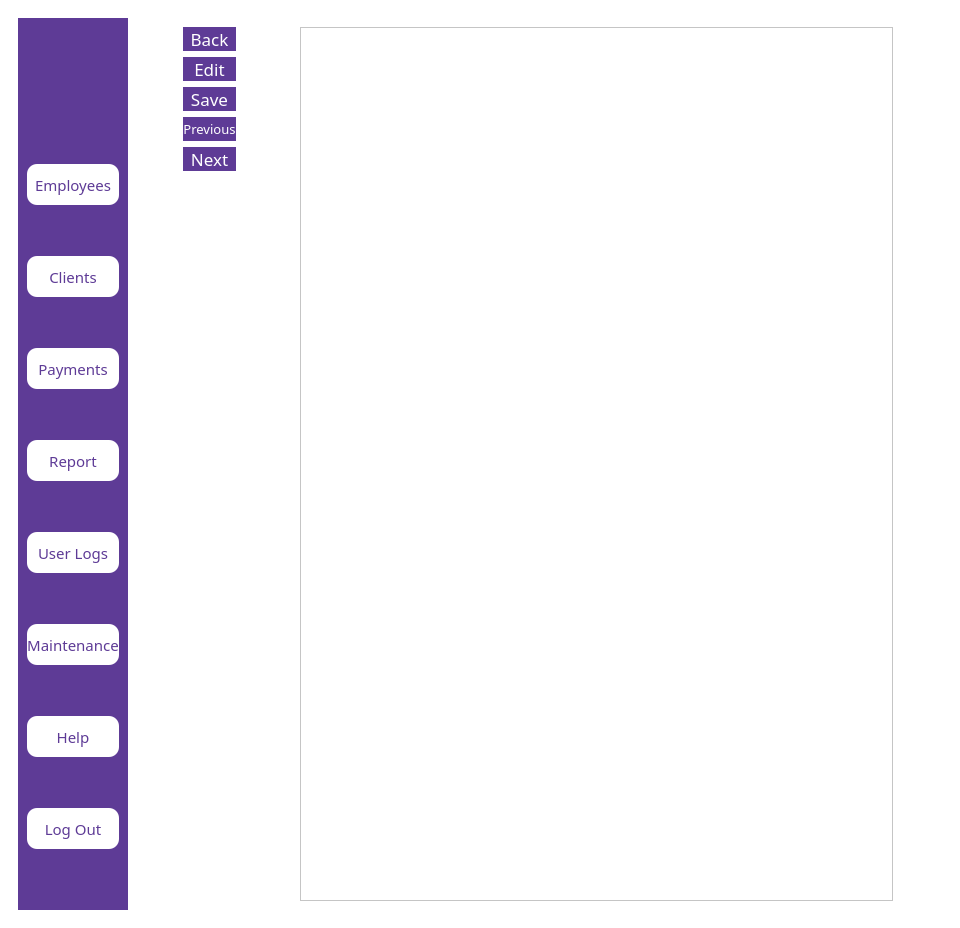
<?xml version="1.0" encoding="UTF-8"?>
<ui version="4.0">
 <class>MainWindow</class>
 <widget class="QMainWindow" name="MainWindow">
  <property name="geometry">
   <rect>
    <x>0</x>
    <y>0</y>
    <width>960</width>
    <height>928</height>
   </rect>
  </property>
  <property name="windowTitle">
   <string>MainWindow</string>
  </property>
  <property name="styleSheet">
   <string notr="true">QMainWindow
{
background:white;
}</string>
  </property>
  <widget class="QWidget" name="centralwidget">
   <property name="styleSheet">
    <string notr="true">QWidget
{
background: white;
}</string>
   </property>
   <layout class="QVBoxLayout" name="verticalLayout">
    <item>
     <widget class="QWidget" name="widget" native="true">
      <layout class="QHBoxLayout" name="horizontalLayout">
       <item>
        <widget class="QWidget" name="widget_2" native="true">
         <property name="sizePolicy">
          <sizepolicy hsizetype="Fixed" vsizetype="Expanding">
           <horstretch>0</horstretch>
           <verstretch>0</verstretch>
          </sizepolicy>
         </property>
         <property name="styleSheet">
          <string notr="true">QWidget
{
background-color:#5e3b96;
}</string>
         </property>
         <layout class="QVBoxLayout" name="verticalLayout_2">
          <item>
           <widget class="QLabel" name="label">
            <property name="sizePolicy">
             <sizepolicy hsizetype="Fixed" vsizetype="Fixed">
              <horstretch>0</horstretch>
              <verstretch>0</verstretch>
             </sizepolicy>
            </property>
            <property name="maximumSize">
             <size>
              <width>121</width>
              <height>41</height>
             </size>
            </property>
            <property name="text">
             <string/>
            </property>
            <property name="pixmap">
             <pixmap>../SOFT ENG/assets/logog.jpg</pixmap>
            </property>
            <property name="scaledContents">
             <bool>true</bool>
            </property>
           </widget>
          </item>
          <item>
           <widget class="QPushButton" name="employees">
            <property name="sizePolicy">
             <sizepolicy hsizetype="Fixed" vsizetype="Fixed">
              <horstretch>0</horstretch>
              <verstretch>0</verstretch>
             </sizepolicy>
            </property>
            <property name="maximumSize">
             <size>
              <width>121</width>
              <height>41</height>
             </size>
            </property>
            <property name="font">
             <font>
              <family>Arial Black</family>
              <pointsize>11</pointsize>
             </font>
            </property>
            <property name="styleSheet">
             <string notr="true">QPushButton
{
background-color:white ;
color:#5e3b96;
 border-radius:10px;
}</string>
            </property>
            <property name="text">
             <string>Employees</string>
            </property>
           </widget>
          </item>
          <item>
           <widget class="QPushButton" name="clients">
            <property name="sizePolicy">
             <sizepolicy hsizetype="Fixed" vsizetype="Fixed">
              <horstretch>0</horstretch>
              <verstretch>0</verstretch>
             </sizepolicy>
            </property>
            <property name="maximumSize">
             <size>
              <width>121</width>
              <height>41</height>
             </size>
            </property>
            <property name="font">
             <font>
              <family>Arial Black</family>
              <pointsize>11</pointsize>
             </font>
            </property>
            <property name="styleSheet">
             <string notr="true">QPushButton
{
background-color:white ;
color:#5e3b96;
 border-radius:10px;
}</string>
            </property>
            <property name="text">
             <string>Clients</string>
            </property>
           </widget>
          </item>
          <item>
           <widget class="QPushButton" name="payments">
            <property name="sizePolicy">
             <sizepolicy hsizetype="Fixed" vsizetype="Fixed">
              <horstretch>0</horstretch>
              <verstretch>0</verstretch>
             </sizepolicy>
            </property>
            <property name="maximumSize">
             <size>
              <width>121</width>
              <height>41</height>
             </size>
            </property>
            <property name="font">
             <font>
              <family>Arial Black</family>
              <pointsize>11</pointsize>
             </font>
            </property>
            <property name="styleSheet">
             <string notr="true">QPushButton
{
background-color:white ;
color:#5e3b96;
 border-radius:10px;
}</string>
            </property>
            <property name="text">
             <string>Payments</string>
            </property>
           </widget>
          </item>
          <item>
           <widget class="QPushButton" name="report">
            <property name="sizePolicy">
             <sizepolicy hsizetype="Fixed" vsizetype="Fixed">
              <horstretch>0</horstretch>
              <verstretch>0</verstretch>
             </sizepolicy>
            </property>
            <property name="maximumSize">
             <size>
              <width>121</width>
              <height>41</height>
             </size>
            </property>
            <property name="font">
             <font>
              <family>Arial Black</family>
              <pointsize>11</pointsize>
             </font>
            </property>
            <property name="styleSheet">
             <string notr="true">QPushButton
{
background-color:white ;
color:#5e3b96;
 border-radius:10px;
}</string>
            </property>
            <property name="text">
             <string>Report</string>
            </property>
           </widget>
          </item>
          <item>
           <widget class="QPushButton" name="userlogs">
            <property name="sizePolicy">
             <sizepolicy hsizetype="Fixed" vsizetype="Fixed">
              <horstretch>0</horstretch>
              <verstretch>0</verstretch>
             </sizepolicy>
            </property>
            <property name="maximumSize">
             <size>
              <width>121</width>
              <height>41</height>
             </size>
            </property>
            <property name="font">
             <font>
              <family>Arial Black</family>
              <pointsize>11</pointsize>
             </font>
            </property>
            <property name="styleSheet">
             <string notr="true">QPushButton
{
background-color:white ;
color:#5e3b96;
 border-radius:10px;
}</string>
            </property>
            <property name="text">
             <string>User Logs</string>
            </property>
           </widget>
          </item>
          <item>
           <widget class="QPushButton" name="maintenance">
            <property name="sizePolicy">
             <sizepolicy hsizetype="Fixed" vsizetype="Fixed">
              <horstretch>0</horstretch>
              <verstretch>0</verstretch>
             </sizepolicy>
            </property>
            <property name="maximumSize">
             <size>
              <width>121</width>
              <height>41</height>
             </size>
            </property>
            <property name="font">
             <font>
              <family>Arial Black</family>
              <pointsize>11</pointsize>
             </font>
            </property>
            <property name="styleSheet">
             <string notr="true">QPushButton
{
background-color:white ;
color:#5e3b96;
 border-radius:10px;
}</string>
            </property>
            <property name="text">
             <string>Maintenance</string>
            </property>
           </widget>
          </item>
          <item>
           <widget class="QPushButton" name="help">
            <property name="sizePolicy">
             <sizepolicy hsizetype="Fixed" vsizetype="Fixed">
              <horstretch>0</horstretch>
              <verstretch>0</verstretch>
             </sizepolicy>
            </property>
            <property name="maximumSize">
             <size>
              <width>121</width>
              <height>41</height>
             </size>
            </property>
            <property name="font">
             <font>
              <family>Arial Black</family>
              <pointsize>11</pointsize>
             </font>
            </property>
            <property name="styleSheet">
             <string notr="true">QPushButton
{
background-color:white ;
color:#5e3b96;
 border-radius:10px;
}</string>
            </property>
            <property name="text">
             <string>Help</string>
            </property>
           </widget>
          </item>
          <item>
           <widget class="QPushButton" name="logout">
            <property name="sizePolicy">
             <sizepolicy hsizetype="Fixed" vsizetype="Fixed">
              <horstretch>0</horstretch>
              <verstretch>0</verstretch>
             </sizepolicy>
            </property>
            <property name="maximumSize">
             <size>
              <width>121</width>
              <height>41</height>
             </size>
            </property>
            <property name="font">
             <font>
              <family>Arial Black</family>
              <pointsize>11</pointsize>
             </font>
            </property>
            <property name="styleSheet">
             <string notr="true">QPushButton
{
background-color:white ;
color:#5e3b96;
 border-radius:10px;
}</string>
            </property>
            <property name="text">
             <string>Log Out</string>
            </property>
           </widget>
          </item>
         </layout>
        </widget>
       </item>
       <item>
        <spacer name="horizontalSpacer_2">
         <property name="orientation">
          <enum>Qt::Orientation::Horizontal</enum>
         </property>
         <property name="sizeType">
          <enum>QSizePolicy::Policy::Fixed</enum>
         </property>
         <property name="sizeHint" stdset="0">
          <size>
           <width>40</width>
           <height>20</height>
          </size>
         </property>
        </spacer>
       </item>
       <item>
        <widget class="QWidget" name="widget_4" native="true">
         <property name="sizePolicy">
          <sizepolicy hsizetype="Fixed" vsizetype="Preferred">
           <horstretch>0</horstretch>
           <verstretch>0</verstretch>
          </sizepolicy>
         </property>
         <property name="maximumSize">
          <size>
           <width>89</width>
           <height>16777215</height>
          </size>
         </property>
         <layout class="QVBoxLayout" name="verticalLayout_3">
          <item>
           <widget class="QPushButton" name="back">
            <property name="maximumSize">
             <size>
              <width>16777215</width>
              <height>41</height>
             </size>
            </property>
            <property name="font">
             <font>
              <family>Arial Black</family>
              <pointsize>13</pointsize>
              <bold>false</bold>
             </font>
            </property>
            <property name="styleSheet">
             <string notr="true">QPushButton
{
background-color: #5e3b96;
color:white;
 border-radius:20px;
}</string>
            </property>
            <property name="text">
             <string>Back</string>
            </property>
           </widget>
          </item>
          <item>
           <widget class="QPushButton" name="edit">
            <property name="maximumSize">
             <size>
              <width>16777215</width>
              <height>41</height>
             </size>
            </property>
            <property name="font">
             <font>
              <family>Arial Black</family>
              <pointsize>13</pointsize>
              <bold>false</bold>
             </font>
            </property>
            <property name="styleSheet">
             <string notr="true">QPushButton
{
background-color: #5e3b96;
color:white;
 border-radius:20px;
}</string>
            </property>
            <property name="text">
             <string>Edit</string>
            </property>
           </widget>
          </item>
          <item>
           <widget class="QPushButton" name="save">
            <property name="maximumSize">
             <size>
              <width>16777215</width>
              <height>41</height>
             </size>
            </property>
            <property name="font">
             <font>
              <family>Arial Black</family>
              <pointsize>13</pointsize>
              <bold>false</bold>
             </font>
            </property>
            <property name="styleSheet">
             <string notr="true">QPushButton
{
background-color: #5e3b96;
color:white;
 border-radius:20px;
}</string>
            </property>
            <property name="text">
             <string>Save</string>
            </property>
           </widget>
          </item>
          <item>
           <widget class="QPushButton" name="previous">
            <property name="maximumSize">
             <size>
              <width>16777215</width>
              <height>41</height>
             </size>
            </property>
            <property name="font">
             <font>
              <family>Arial Black</family>
              <pointsize>10</pointsize>
              <bold>false</bold>
             </font>
            </property>
            <property name="styleSheet">
             <string notr="true">QPushButton
{
background-color: #5e3b96;
color:white;
border-radius:20px;
}</string>
            </property>
            <property name="text">
             <string>Previous</string>
            </property>
           </widget>
          </item>
          <item>
           <widget class="QPushButton" name="next">
            <property name="sizePolicy">
             <sizepolicy hsizetype="Minimum" vsizetype="Maximum">
              <horstretch>0</horstretch>
              <verstretch>0</verstretch>
             </sizepolicy>
            </property>
            <property name="maximumSize">
             <size>
              <width>16777215</width>
              <height>41</height>
             </size>
            </property>
            <property name="font">
             <font>
              <family>Arial Black</family>
              <pointsize>13</pointsize>
              <bold>false</bold>
             </font>
            </property>
            <property name="styleSheet">
             <string notr="true">QPushButton
{
background-color: #5e3b96;
color:white;
 border-radius:20px;
}</string>
            </property>
            <property name="text">
             <string>Next</string>
            </property>
           </widget>
          </item>
          <item>
           <spacer name="verticalSpacer">
            <property name="orientation">
             <enum>Qt::Orientation::Vertical</enum>
            </property>
            <property name="sizeType">
             <enum>QSizePolicy::Policy::Fixed</enum>
            </property>
            <property name="sizeHint" stdset="0">
             <size>
              <width>20</width>
              <height>730</height>
             </size>
            </property>
           </spacer>
          </item>
         </layout>
        </widget>
       </item>
       <item>
        <spacer name="horizontalSpacer">
         <property name="orientation">
          <enum>Qt::Orientation::Horizontal</enum>
         </property>
         <property name="sizeType">
          <enum>QSizePolicy::Policy::Fixed</enum>
         </property>
         <property name="sizeHint" stdset="0">
          <size>
           <width>40</width>
           <height>20</height>
          </size>
         </property>
        </spacer>
       </item>
       <item>
        <widget class="QWidget" name="widget_3" native="true">
         <layout class="QHBoxLayout" name="horizontalLayout_2">
          <item>
           <widget class="QTableWidget" name="table">
            <property name="font">
             <font>
              <family>Arial Black</family>
              <pointsize>12</pointsize>
             </font>
            </property>
            <property name="styleSheet">
             <string notr="true">QTableWidget
{
color:#5e3b96;
}</string>
            </property>
           </widget>
          </item>
         </layout>
        </widget>
       </item>
       <item>
        <spacer name="horizontalSpacer_4">
         <property name="orientation">
          <enum>Qt::Orientation::Horizontal</enum>
         </property>
         <property name="sizeType">
          <enum>QSizePolicy::Policy::Fixed</enum>
         </property>
         <property name="sizeHint" stdset="0">
          <size>
           <width>40</width>
           <height>20</height>
          </size>
         </property>
        </spacer>
       </item>
      </layout>
     </widget>
    </item>
   </layout>
  </widget>
 </widget>
 <resources/>
 <connections/>
</ui>
